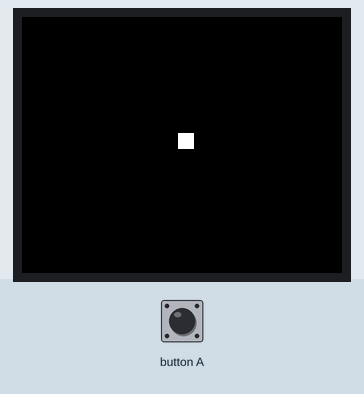
Recording of a program running on a simulated BBC micro:bit running MicroPython. Shown: 160×128 colour display. Inputs (shaded band) come from the test bench.

Above: at 2.92 s.
At 3.9 s:
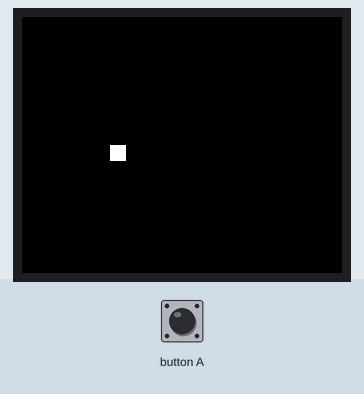
4.0 s: button A pressed for 0.15 s
At 4.9 s:
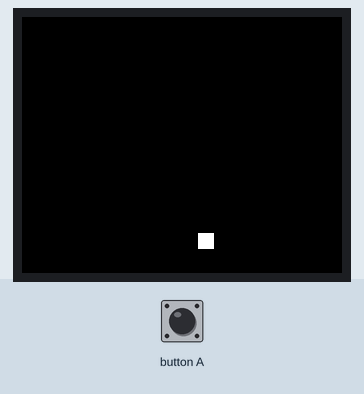
Timing chart, 0 to 7.0 s (numbered marks = the images above; inputs shaded):
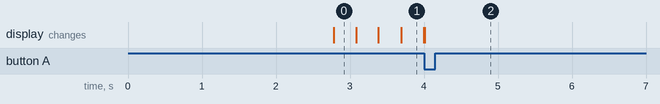

The program:

BouncingSquare.py
```python
# Simple script for using the AZ-Delivery 1.8" SPI display with the microbit
#
# screen I use has an ST7735S
# (https://www.az-delivery.de/en/products/1-8-zoll-spi-tft-display)
#
# code translated from the Adafruit TFT / ST7735 library

#############################################################################
# I'd love to split this library guff out into a separate file, but mu-editor
# only copies a single file across to the microbit. :/
#############################################################################
from microbit import *

PIN_CS = pin2
PIN_RS = pin0
PIN_RESET = pin1

def initDisplay():
    spi.init(4000000)

    PIN_CS.write_digital(0)
    PIN_RS.write_digital(1)

    resetDisplay()

    # using initG() commands from Arduino code
    # for ST7735S chip
    sendDisplayCommand(0x01) # SWRESET
    sleep(50)
    sendDisplayCommand(0x11) # Sleep Out mode
    sleep(500)
    sendDisplayCommand(0xB1, [0x0b, 0x14])    # set frame rate
    sendDisplayCommand(0xC0, [0x08, 0x00]) # power control command (0x70 = 4.7V ; should be 1Eh=3.25V?)
    sendDisplayCommand(0xC1, [0x05]) # power control 2
    sendDisplayCommand(0xEC, [0x1b]) # pumping color freq
    sendDisplayCommand(0x3A, [0x55]) # colour mode (16 bit)
    sleep(100)
    sendDisplayCommand(0x2A, [0x0, 0x0, 0x0, 0x7f] ) #column address set: 4 1-160
    sendDisplayCommand(0x2b, [0x0, 0x0, 0x0, 0x9f] ) #row address 1-160
    sendDisplayCommand(0x36, [0xC8])    # memory address control (row/col addr, bottom-top refresh)
    sendDisplayCommand(0xB7, [0])  # Set Source Output direction
    sendDisplayCommand(0xF2, [0x0]) # set gamma bit
    sendDisplayCommand(0xE0, [ 0x9, 0x16, 0x9, 0x20,
                        0x21, 0x1B, 0x13, 0x19,
                        0x17, 0x15, 0x1e, 0x2b,
                        0x04, 0x05, 0x02, 0x0e
                    ]
                ) #GMCTRP1
    sleep(50)
    sendDisplayCommand(0xE1, [0x0B, 0x14, 0x08, 0x1E,
                        0x22, 0x1D, 0x18, 0x1E,
                        0x1B, 0x1A, 0x24, 0x2B,
                        0x06, 0x06, 0x02, 0x0F
                    ]
                ) #GMCTRN1
    sleep(50)

    sendDisplayCommand(0x13)
    sleep(10)
    sendDisplayCommand(0x29) # Display on
    sleep(500)

    # set rotation
    sendDisplayCommand(0x36, [0xA8])


def resetDisplay():
    PIN_RESET.write_digital(1)
    sleep(500)
    PIN_RESET.write_digital(0)
    sleep(500)
    PIN_RESET.write_digital(1)
    sleep(500)


def sendDisplayCommand(commandByte, dataBytes=[]):
    sendRawDisplayCommand(commandByte)
    if len(dataBytes) > 0:
        sendDisplayData(dataBytes)


def sendRawDisplayCommand(commandByte):
    PIN_RS.write_digital(0)
    spi.write(bytearray([commandByte]))


def sendDisplayData(dataBytes):
    PIN_RS.write_digital(1)
    spi.write(bytearray(dataBytes))


def fillRect(left, top, right, bottom, colour):
    # clipping
    if left > right:
        left, right = right, left
    if top > bottom:
        top, bottom = bottom, top
    if left < 0:
        width += left
        left = 0
    if top < 0:
        height += top
        top = 0
    if right >= 160:
        right = 159
    if bottom >= 128:
        bottom = 127

    # set column start/end
    LEFT_HI = (left >> 8) & 255
    LEFT_LO = left & 255

    RIGHT_HI = (right >> 8) & 255
    RIGHT_LO = right & 255

    sendDisplayCommand(0x2A, [LEFT_HI, LEFT_LO, RIGHT_HI, RIGHT_LO])

    # set row start/end
    TOP_HI = (top >> 8) & 255
    TOP_LO = top & 255

    BOTTOM_HI = (bottom >> 8) & 255
    BOTTOM_LO = bottom & 255

    sendDisplayCommand(0x2B, [TOP_HI, TOP_LO, BOTTOM_HI, BOTTOM_LO])

    # send pixel data
    # building a list of the pixels first might take too much RAM
    # (only 16kiB in microbit!)
    COLOUR_HI = (colour >> 8) & 255
    COLOUR_LO = colour & 255
    sendRawDisplayCommand(0x2C)
    width = right-left+1
    rowBuffer = bytearray(2*width)
    for index in range(0, 2*width, 2):
        rowBuffer[index] = COLOUR_HI
        rowBuffer[index+1] = COLOUR_LO
    PIN_RS.write_digital(1)
    for _ in range(top,bottom+1):
        spi.write(rowBuffer)


#############################################################################
#
# Actual app code
#
#############################################################################
initDisplay()

fillRect(0, 0, 159, 127, 0x0000)

x = 80
y = 60
size = 8

vx = -2
vy = -2

fillRect(x, y, x+size-1, y+size-1, 0xffff)

while True:
    if button_a.is_pressed():
        break

    oldX, oldY = x, y

    x += vx
    if x < 0:
        x = 0
        vx = -vx
    elif x > 159-size:
        x = 159-size
        vx = -vx

    y += vy
    if y < 0:
        y = 0
        vy = -vy
    elif y > 127-size:
        y = 127-size
        vy = -vy

    # a brute-force fill results in a very flickery square
#    fillRect(x, y, x+size, y+size, 0xffff)

    # instead, just update the pixels that have changed!
    if x < oldX:
        if y < oldY:
            # draw new top-left
            fillRect(x, y, oldX-1, y+size-1, 0xffff)
            fillRect(oldX, y, x+size-1, oldY-1, 0xffff)

            # clear old bottom-right
            fillRect(oldX, y+size, oldX+size-1, oldY+size-1, 0x0)
            fillRect(x+size, oldY, oldX+size-1, y+size-1, 0x0)

        elif y > oldY:
            # draw new bottom-left
            fillRect(x, y, oldX-1, y+size-1, 0xffff)
            fillRect(oldX, oldY+size, x+size-1, y+size-1, 0xffff)

            # clear old top-right
            fillRect(oldX, oldY, oldX+size-1, y-1, 0x0)
            fillRect(x+size, y, oldX+size-1, oldY+size-1, 0x0)

        else:
            # draw new left
            fillRect(x, y, oldX-1, y+size-1, 0xffff)

            # clear old right
            fillRect(x+size, y, oldX+size-1, y+size-1, 0x0)

    elif x > oldX:
        if y < oldY:
            # draw new top-right
            fillRect(x, y, x+size-1, oldY-1, 0xffff)
            fillRect(oldX+size, oldY, x+size-1, y+size-1, 0xffff)

            # clear old bottom-left
            fillRect(oldX, y+size, oldX+size-1, oldY+size-1, 0x0)
            fillRect(oldX, oldY, x-1, y+size-1, 0x0)
        elif y > oldY:
            # draw new bottom-right
            fillRect(x, oldY+size, x+size-1, y+size-1, 0xffff)
            fillRect(oldX+size, y, x+size-1, oldY+size-1, 0xffff)

            # clear old top-left
            fillRect(oldX, oldY, oldX+size-1, y-1, 0x0)
            fillRect(oldX, y, x-1, oldY+size-1, 0x0)
        else:
            # draw new right
            fillRect(oldX+size, y, x+size-1, y+size-1, 0xffff)

            # clear old left
            fillRect(oldX, y, x-1, y+size-1, 0x0)
    else:
        if y < oldY:
            # draw new top
            fillRect(x, y, x+size-1, oldY-1, 0xffff)

            # clear old bottom
            fillRect(x, y+size, x+size-1, oldY+size-1, 0x0)
            pass
        elif y > oldY:
            # draw new bottom
            fillRect(x, oldY+size, x+size-1, y+size-1, 0xffff)

            # clear old top
            fillRect(x, oldY, x+size-1, y-1, 0x0)
        else:
            # it didn't move?!
            pass


    sleep(10)
```
